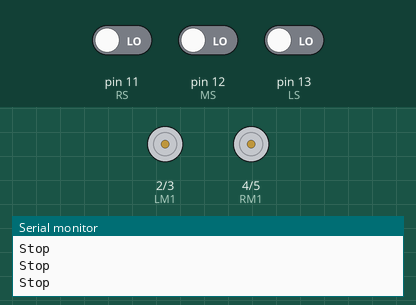
Bench run of a sketch on a simulated Arduino Uno, built with avr-gcc and run on an emulated ATmega328P. On the bench: motor-driver pin pairs drawn as motors (green arrow = first pin HIGH = forward, orange = second pin HIGH = backward, longer = more drive), the last lines printed to the serial monitor. The inputs (shaded band) are chosen by the test bench; at power-on: pin 11 (RS) LOW, pin 12 (MS) LOW, pin 13 (LS) LOW.

Above: at 1.2 s.
1.3 s: pin 11 (RS) driven HIGH
At 2.2 s:
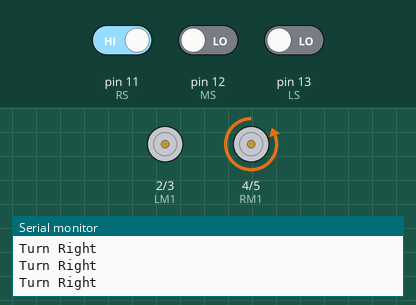
2.8 s: pin 12 (MS) driven HIGH
At 3.3 s:
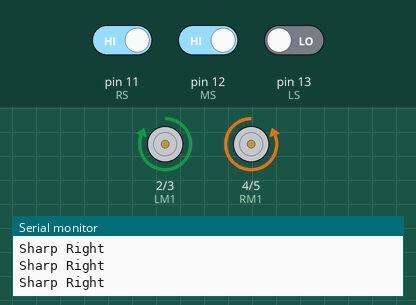
4.3 s: pin 11 (RS) driven LOW
At 5.5 s:
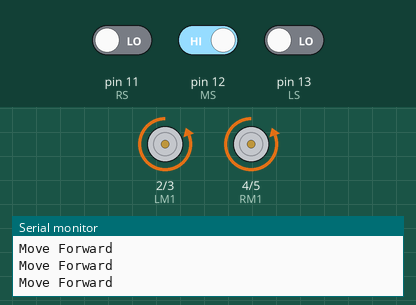
5.8 s: pin 13 (LS) driven HIGH
At 6.7 s:
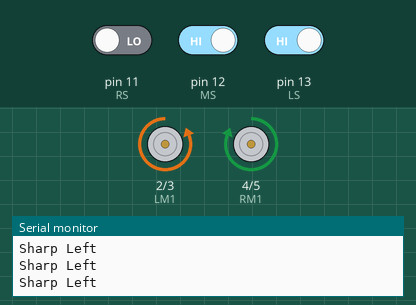
7.3 s: pin 12 (MS) driven LOW
At 8.2 s:
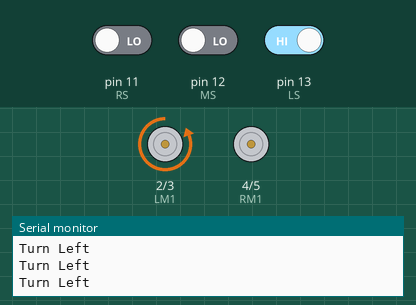
8.8 s: pin 11 (RS) driven HIGH
At 9.4 s:
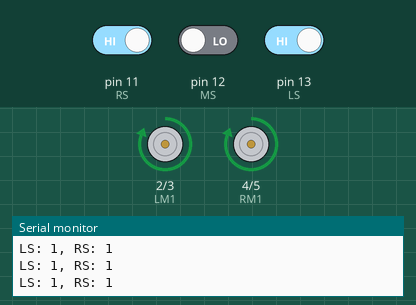
Timing chart, 0 to 11.3 s (numbered marks = the images above; inputs shaded):
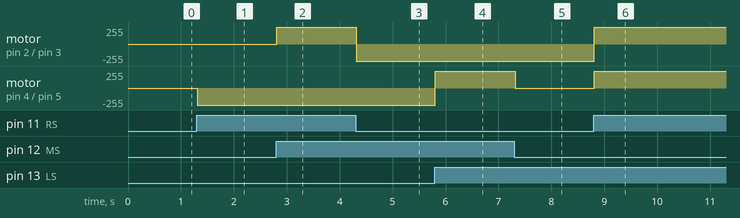

The sketch:

program_to_drive_moters.ino
```cpp
#define MS 12      // Middle Sensor
#define LS 13      // Left sensor
#define RS 11      // Right sensor

#define LM1 2       // left motor
#define LM2 3       // left motor
#define RM1 4       // right motor
#define RM2 5       // right motor

// PID constants
#define KP 1. // Proportional gain

// Function to read sensor values
int readSensor(int sensorPin) {
    return digitalRead(sensorPin);
}

// Function to adjust motor speeds using PID control
void pidController(int setpoint, int leftSensor, int rightSensor) {
    // Calculate error
    int error = setpoint - (leftSensor + rightSensor) / 2;

    // Calculate control signal
    float controlSignal = KP * error;

    // Adjust motor speeds based on the control signal
    int leftSpeed = 50 + controlSignal;
    int rightSpeed = 50 - controlSignal;

    // Apply motor control (adjust based on your motor control method)
    digitalWrite(LM1, leftSpeed > 0 ? HIGH : LOW);
    digitalWrite(LM2, leftSpeed > 0 ? LOW : HIGH);
    digitalWrite(RM1, rightSpeed > 0 ? HIGH : LOW);
    digitalWrite(RM2, rightSpeed > 0 ? LOW : HIGH);
}

void setup() {
    Serial.begin(9600);
    pinMode(MS, INPUT);
    pinMode(LS, INPUT);
    pinMode(RS, INPUT);
    pinMode(LM1, OUTPUT);
    pinMode(LM2, OUTPUT);
    pinMode(RM1, OUTPUT);
    pinMode(RM2, OUTPUT);
}

void loop() {
    // Read sensor values
    int leftSensorValue = readSensor(LS);
    int rightSensorValue = readSensor(RS);
    int middleSensorValue = readSensor(MS);

    // Check if the robot is on a circle (customize as needed)
    if (leftSensorValue == HIGH && rightSensorValue == HIGH && middleSensorValue == LOW) {
        // Robot is on a circle, execute 180-degree turn and stop
        pidController(0, leftSensorValue, rightSensorValue);

        // Print sensor values for debugging
        Serial.print("LS: ");
        Serial.print(leftSensorValue);
        Serial.print(", RS: ");
        Serial.println(rightSensorValue);

        delay(10); // Adjust delay as needed
    } else {
        // Line following logic
        if (middleSensorValue) {
            // Middle Sensor On Line
            if (!leftSensorValue && !rightSensorValue) {
                // Move forward
                Serial.println("Move Forward");
                digitalWrite(LM1, LOW);
                digitalWrite(LM2, HIGH);
                digitalWrite(RM1, LOW);
                digitalWrite(RM2, HIGH);
            } else if (leftSensorValue && !rightSensorValue) {
                // Sharp Left
                Serial.println("Sharp Left");
                digitalWrite(LM1, LOW);
                digitalWrite(LM2, HIGH);
                digitalWrite(RM1, HIGH);
                digitalWrite(RM2, LOW);
            } else if (!leftSensorValue && rightSensorValue) {
                // Sharp Right
                Serial.println("Sharp Right");
                digitalWrite(LM1, HIGH);
                digitalWrite(LM2, LOW);
                digitalWrite(RM1, LOW);
                digitalWrite(RM2, HIGH);
            } else if (leftSensorValue && rightSensorValue) {
                // Stop
                Serial.println("Stop");
                digitalWrite(LM1, LOW);
                digitalWrite(LM2, LOW);
                digitalWrite(RM1, LOW);
                digitalWrite(RM2, LOW);
            }
        } else {
            // Turn logic
            if (leftSensorValue && !rightSensorValue) {
                // Turn left
                Serial.println("Turn Left");
                digitalWrite(LM1, LOW);
                digitalWrite(LM2, HIGH);
                digitalWrite(RM1, LOW);
                digitalWrite(RM2, LOW);
            } else if (!leftSensorValue && rightSensorValue) {
                // Turn right
                Serial.println("Turn Right");
                digitalWrite(LM1, LOW);
                digitalWrite(LM2, LOW);
                digitalWrite(RM1, LOW);
                digitalWrite(RM2, HIGH);
            } else if (!leftSensorValue && !rightSensorValue) {
                // Stop
                Serial.println("Stop");
                digitalWrite(LM1, LOW);
                digitalWrite(LM2, LOW);
                digitalWrite(RM1, LOW);
                digitalWrite(RM2, LOW);
            }
        }
        delay(5);
    }
}
```

Measured:
- after the input at 1.3 s, motor on pin 4 (RM1) / pin 5 (RM2): stopped → backward 255/255 at once
- after the input at 2.8 s, motor on pin 2 (LM1) / pin 3 (LM2): stopped → forward 255/255 at once
- after the input at 4.3 s, motor on pin 2 (LM1) / pin 3 (LM2): forward 255/255 → backward 255/255 at once
- after the input at 5.8 s, motor on pin 4 (RM1) / pin 5 (RM2): backward 255/255 → forward 255/255 at once
- after the input at 7.3 s, motor on pin 4 (RM1) / pin 5 (RM2): forward 255/255 → stopped at once
- after the input at 8.8 s, motor on pin 2 (LM1) / pin 3 (LM2): backward 255/255 → forward 255/255 at once; motor on pin 4 (RM1) / pin 5 (RM2): stopped → forward 255/255 at once
